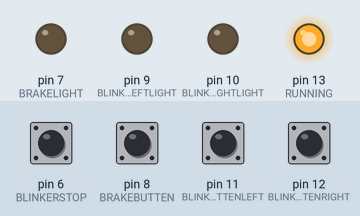
A sketch run on a simulated Arduino Uno, built with avr-gcc and run on an emulated ATmega328P. On the bench: output pins drawn as LEDs (lit = HIGH). Dashed ring = blinking. Inputs (shaded band) come from the test bench; at power-on: pin 6 (BLINKERSTOP), pin 8 (BRAKEBUTTEN), pin 11 (BLINKERBUTTENLEFT), pin 12 (BLINKERBUTTENRIGHT) LOW.

Above: at 1.2 s.
1.3 s: pin 11 (BLINKERBUTTENLEFT) pulled HIGH for 0.15 s
At 1.7 s:
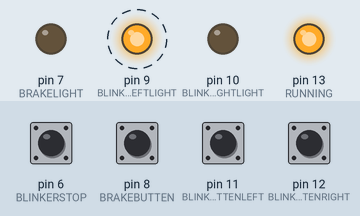
4.4 s: pin 8 (BRAKEBUTTEN) pulled HIGH for 1 s
At 5.6 s:
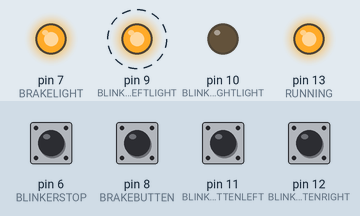
7.8 s: pin 12 (BLINKERBUTTENRIGHT) pulled HIGH for 1 s
At 8.7 s:
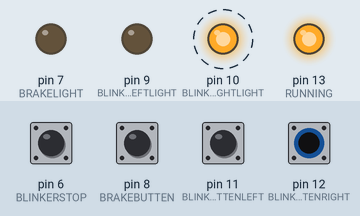
11.8 s: pin 8 (BRAKEBUTTEN) pulled HIGH for 1 s
At 12.7 s:
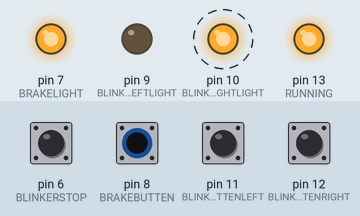
14.8 s: pin 6 (BLINKERSTOP) pulled HIGH for 1 s
At 15.3 s:
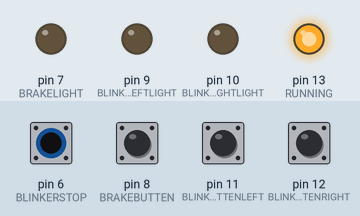
17.3 s: pin 11 (BLINKERBUTTENLEFT) pulled HIGH for 1 s
At 17.7 s:
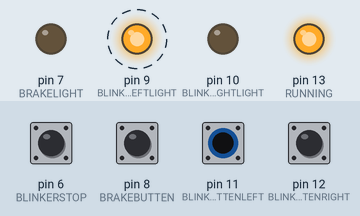
Timing chart, 0 to 22.3 s (numbered marks = the images above; inputs shaded):
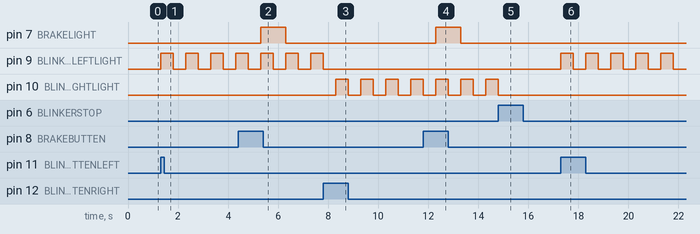

The sketch:

sketch_mar30a.ino
```cpp
int RUNNING = 13;
int BLINKERBUTTENRIGHT = 12;
int BLINKERBUTTENLEFT = 11;
int BLINKERRIGHTLIGHT = 10;
int BLINKERLEFTLIGHT = 9;
int BLINKERSTOP = 6;
int BRAKEBUTTEN = 8;
int BRAKELIGHT = 7;

int left = 0;
int right = 0;

int long  LASTBLINK = 0;
int BLINKTIME = 500;

void setup() {
    pinMode(RUNNING,OUTPUT);
    pinMode(BLINKERBUTTENRIGHT,INPUT);
    pinMode(BLINKERBUTTENLEFT,INPUT);
    pinMode(BLINKERRIGHTLIGHT,OUTPUT);
    pinMode(BLINKERLEFTLIGHT,OUTPUT);
    pinMode(BRAKELIGHT,OUTPUT);
    pinMode(BRAKEBUTTEN,INPUT);
    digitalWrite(RUNNING,HIGH);
}

void loop() {

  brakeCheck();
  buttonCheck();
  blinker();
}


void blinker(){

   if((right == 1) && (left) == 0){
    digitalWrite(BLINKERRIGHTLIGHT,HIGH);
    delay(BLINKTIME);
    digitalWrite(BLINKERRIGHTLIGHT,LOW);
    delay(BLINKTIME);

   }
   if((left == 0) && (right) == 0){
    digitalWrite(BLINKERRIGHTLIGHT,LOW);
    digitalWrite(BLINKERLEFTLIGHT,LOW);
   }
   if((left == 1) && (right) == 0){
    digitalWrite(BLINKERLEFTLIGHT,HIGH);
    delay(BLINKTIME);
    digitalWrite(BLINKERLEFTLIGHT,LOW);
    delay(BLINKTIME);
   }
}

void buttonCheck(){
    if(digitalRead(BLINKERBUTTENRIGHT) == HIGH){
      right = 1;
      left = 0;
    }
    if(digitalRead(BLINKERBUTTENLEFT) == HIGH){
      right = 0;
      left = 1;
    }
    if(digitalRead(BLINKERSTOP) == HIGH){
      right = 0;
      left = 0;
    }
}


void brakeCheck() {
      if(digitalRead(BRAKEBUTTEN) == HIGH){
      digitalWrite(BRAKELIGHT,HIGH);
    }else{
      digitalWrite(BRAKELIGHT,LOW);
    }
}
```

Measured:
- after the input at 1.3 s, pin 9 (BLINKERLEFTLIGHT): alternates HIGH for 0.50 s and LOW for 0.50 s, starting at once
- after the input at 4.4 s, pin 7 (BRAKELIGHT): LOW → HIGH after 0.90 s, → LOW 1.0 s later
- after the input at 7.8 s, pin 9 (BLINKERLEFTLIGHT): goes on until 7.8 s, then stays LOW; pin 10 (BLINKERRIGHTLIGHT): alternates HIGH for 0.50 s and LOW for 0.50 s, starting after 0.50 s
- after the input at 11.8 s, pin 7 (BRAKELIGHT): LOW → HIGH after 0.50 s, → LOW 1.0 s later
- after the input at 14.8 s, pin 10 (BLINKERRIGHTLIGHT): goes on until 14.8 s, then stays LOW
- after the input at 17.3 s, pin 9 (BLINKERLEFTLIGHT): alternates HIGH for 0.50 s and LOW for 0.50 s, starting at once
